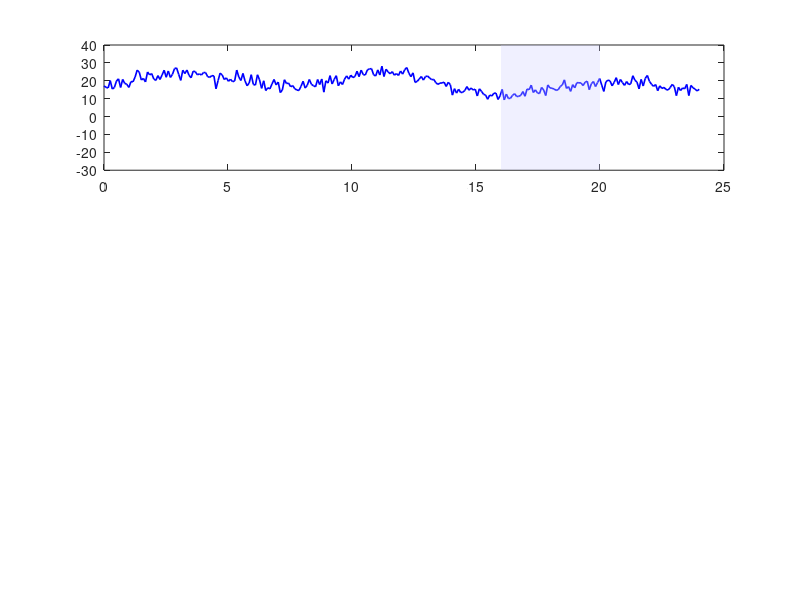

Write the MATLAB code that produced this figure. (Note: this script raises an error after producing the figure.)
%% =========================================================
%  CHUNK 6 — Adaptive Data Rate (ADR) Simulation
%  CUSAT RUSA: Arabian Sea Buoy — 24-hour deployment
%
%  Implements the full LoRaWAN ADR algorithm:
%    1. Gateway collects SNR from last 20 packets (history window)
%    2. Every 20 packets: compute SNR_max from history
%    3. Compute SF step: floor((SNR_max - req_SNR - margin) / 2.5)
%    4. Reduce SF by that many steps (faster + less power)
%    5. If SF=7 and still excess margin: reduce Tx power in 3dB steps
%    6. If SNR margin too small: increase SF (better sensitivity)
%
%  Simulates 288 packets over 24 hours (5-min interval)
%  with a realistic time-varying SNR profile (sea state changes)
%
%  Compares:
%    - Fixed SF10 (current design)
%    - ADR-controlled SF (adapts to channel)
%
%  Requires: lora_complete.mat (from Chunk 4)
%  Saves   : lora_adr.mat
%% =========================================================
clc;
load('lora_complete.mat');
fprintf('=============================================================\n');
fprintf('  CHUNK 6: Adaptive Data Rate (ADR) Simulation\n');
fprintf('  CUSAT RUSA — Arabian Sea Buoy 24-Hour Deployment\n');
fprintf('=============================================================\n\n');

%% -------------------------------------------------------
%  SECTION 6A: ADR Parameters (LoRaWAN Specification)
%% -------------------------------------------------------
adr.history_len   = 20;    % SNR history window (last N packets)
adr.margin_dB     = 10;    % ADR margin above required SNR (dB)
                            % LoRaWAN default = 15 dB, we use 10 dB
                            % for more aggressive adaptation
adr.sf_min        = 7;     % minimum SF (fastest)
adr.sf_max        = 12;    % maximum SF (longest range)
adr.p_tx_max_dBm  = 14;    % maximum Tx power (dBm)
adr.p_tx_min_dBm  = 2;     % minimum Tx power (dBm)
adr.p_tx_step_dB  = 3;     % power reduction step (dB)
adr.snr_margin_up = 5;     % if margin < this → increase SF (dB)
adr.update_every  = 20;    % run ADR algorithm every N packets

fprintf('[ADR Configuration — LoRaWAN Compliant]\n');
fprintf('  SNR history window   : %d packets\n', adr.history_len);
fprintf('  ADR margin           : %d dB\n', adr.margin_dB);
fprintf('  SF range             : SF%d to SF%d\n', adr.sf_min, adr.sf_max);
fprintf('  Tx power range       : %d to %d dBm (step: %d dB)\n', ...
    adr.p_tx_min_dBm, adr.p_tx_max_dBm, adr.p_tx_step_dB);
fprintf('  ADR update interval  : every %d packets\n\n', adr.update_every);

%% -------------------------------------------------------
%  SECTION 6B: 24-Hour SNR Profile (Arabian Sea)
%  Models realistic channel variation:
%    - Morning (0-8h)  : calm, high SNR (K=15dB Rician, gentle waves)
%    - Afternoon (8-16h): building swell, moderate SNR variation
%    - Evening (16-20h): monsoon rain + high waves, SNR drops ~8dB
%    - Night (20-24h)  : conditions ease, SNR recovers
%% -------------------------------------------------------
tx_interval_s  = 300;       % 5 minutes between packets
n_packets      = 288;       % 24 hours × 12 packets/hour
t_hours        = linspace(0, 24, n_packets);  % time axis in hours

% Base SNR at 15km (from link budget)
SNR_base_dB = SNR_op_dB;   % +20.6 dB

% 24-hour SNR variation profile
% Components:
%   slow_var : tidal/sea-state variation (8-hour cycle, ±4 dB)
%   monsoon  : evening SNR drop (Gaussian dip centred at 18h, depth 8dB)
%   fast_var : random packet-to-packet fading (±2 dB std)

rng(42);
slow_var  = 4 * sin(2*pi*t_hours/8 - pi/3);        % 8h cycle, ±4 dB
monsoon   = -8 * exp(-((t_hours-18).^2)/(2*2^2));   % dip at 18:00, width 2h
fast_var  = 2 * randn(1, n_packets);                 % random fading

SNR_profile = SNR_base_dB + slow_var + monsoon + fast_var;

fprintf('[24-Hour SNR Profile]\n');
fprintf('  Base SNR (15km)      : %.1f dB\n', SNR_base_dB);
fprintf('  Slow variation       : ±4 dB  (8-hour sea-state cycle)\n');
fprintf('  Monsoon dip          : −8 dB  (centred at 18:00, 2h wide)\n');
fprintf('  Fast fading std      : 2 dB   (packet-to-packet Rician)\n');
fprintf('  Min SNR in profile   : %.1f dB (worst case)\n', min(SNR_profile));
fprintf('  Max SNR in profile   : %.1f dB (best case)\n\n', max(SNR_profile));

%% -------------------------------------------------------
%  SECTION 6C: Required SNR per SF (LoRa sensitivity formula)
%% -------------------------------------------------------
sf_list    = 7:12;
req_snr_sf = -7.5 - 2.5*(sf_list - 7);   % dB per SF
% Required SNR: SF7=-7.5, SF8=-10, SF9=-12.5, SF10=-15, SF11=-17.5, SF12=-20

% Airtime per SF (seconds) — for battery calculation
N_fl = 10*log10(params.k_B * params.T_K * params.BW) + 30 + params.NF_dB;
airtime_per_sf = zeros(1,6);
for i = 1:6
    sf_i  = sf_list(i);
    T_s   = 2^sf_i / params.BW;
    T_pr  = (params.Preamble + 4.25) * T_s;
    ci    = max(ceil((8*PL - 4*sf_i + 28 + 16)/(4*sf_i)) * (CR+4), 0);
    airtime_per_sf(i) = (T_pr + (8+ci)*T_s);   % seconds
end

fprintf('[SF → Required SNR → Airtime]\n');
fprintf('  SF   ReqSNR(dB)  Airtime(ms)\n');
for i=1:6
    fprintf('  SF%d   %+6.1f     %7.2f\n', sf_list(i), req_snr_sf(i), airtime_per_sf(i)*1e3);
end
fprintf('\n');

%% -------------------------------------------------------
%  SECTION 6D: Helper — Airtime energy cost
%% -------------------------------------------------------
I_tx_mA    = 28;    % SX1276 Tx current at 14 dBm
I_sleep_uA = 1.5;   % sleep current
V_bat      = 3.3;   % battery voltage

energy_per_tx = @(sf_idx, p_dBm) ...
    (I_tx_mA * 1e-3 * (p_dBm/14) * V_bat * airtime_per_sf(sf_idx)) * 1e6;  % µJ
% Note: current scales roughly linearly with power for SX1276

%% -------------------------------------------------------
%  SECTION 6E: Run Simulation — Fixed SF10 (baseline)
%% -------------------------------------------------------
fprintf('[Running Fixed SF10 Simulation (Baseline)...]\n');

fixed_sf       = 10;
fixed_sf_idx   = fixed_sf - 6;  % index into sf_list (1=SF7, 4=SF10)
fixed_ptx      = 14;

% Required SNR for SF10
req_snr_fixed  = req_snr_sf(fixed_sf_idx);

% Result arrays
fixed_delivered  = zeros(1, n_packets);   % 1=success, 0=fail
fixed_energy_uJ  = zeros(1, n_packets);

for pkt = 1:n_packets
    snr = SNR_profile(pkt);
    % Packet delivered if SNR >= required SNR
    fixed_delivered(pkt) = double(snr >= req_snr_fixed);
    fixed_energy_uJ(pkt) = energy_per_tx(fixed_sf_idx, fixed_ptx);
end

fixed_delivery_pct = 100 * mean(fixed_delivered);
fixed_total_energy = sum(fixed_energy_uJ);
fprintf('  Delivery ratio    : %.2f%%\n', fixed_delivery_pct);
fprintf('  Total energy used : %.2f mJ (over 24 hours)\n', fixed_total_energy/1e3);
fprintf('  Total airtime     : %.2f s\n\n', sum(fixed_delivered)*airtime_per_sf(fixed_sf_idx));

%% -------------------------------------------------------
%  SECTION 6F: Run Simulation — ADR Controlled
%% -------------------------------------------------------
fprintf('[Running ADR-Controlled Simulation...]\n');

% State variables
adr_sf        = 10;          % start at SF10 (same as fixed)
adr_ptx       = 14;          % start at max power
adr_sf_idx    = adr_sf - 6;
snr_history   = [];          % sliding SNR window

% Result arrays
adr_sf_log       = zeros(1, n_packets);   % SF used per packet
adr_ptx_log      = zeros(1, n_packets);   % Tx power per packet
adr_delivered    = zeros(1, n_packets);   % delivery success
adr_energy_uJ    = zeros(1, n_packets);   % energy per packet
adr_event_log    = {};                    % log ADR decisions

for pkt = 1:n_packets
    snr = SNR_profile(pkt);

    % --- Check if current SF is viable ---
    req_snr_cur = req_snr_sf(adr_sf_idx);

    % Effective SNR with current Tx power
    % Power back-off reduces EIRP → reduces effective SNR
    ptx_backoff_dB = adr.p_tx_max_dBm - adr_ptx;
    snr_effective  = snr - ptx_backoff_dB;

    % Packet outcome
    adr_delivered(pkt)  = double(snr_effective >= req_snr_cur);
    adr_sf_log(pkt)     = adr_sf;
    adr_ptx_log(pkt)    = adr_ptx;
    adr_energy_uJ(pkt)  = energy_per_tx(adr_sf_idx, adr_ptx);

    % Add SNR to history (gateway always receives the SNR even if partially degraded)
    snr_history(end+1) = snr_effective; %#ok<AGROW>
    if length(snr_history) > adr.history_len
        snr_history = snr_history(end-adr.history_len+1:end);
    end

    % --- ADR decision (every N packets, using history) ---
    if mod(pkt, adr.update_every) == 0 && length(snr_history) >= adr.history_len

        snr_max    = max(snr_history);      % best SNR in history window
        req_snr_c  = req_snr_sf(adr_sf_idx);
        snr_margin = snr_max - req_snr_c;   % current link margin

        % --- Step 1: Try to reduce SF (increase data rate) ---
        if snr_margin > adr.margin_dB
            % How many SF steps can we drop?
            n_steps = floor((snr_margin - adr.margin_dB) / 2.5);
            n_steps = min(n_steps, adr_sf - adr.sf_min);  % can't go below SF7

            if n_steps > 0
                old_sf  = adr_sf;
                adr_sf  = adr_sf - n_steps;
                adr_sf_idx = adr_sf - 6;
                msg = sprintf('  Pkt%3d t=%4.1fh: SF%d→SF%d  (margin=%.1fdB, steps=%d)', ...
                    pkt, t_hours(pkt), old_sf, adr_sf, snr_margin, n_steps);
                fprintf('%s\n', msg);
                adr_event_log{end+1} = msg; %#ok<AGROW>

            % --- Step 2: SF already minimum → reduce Tx power ---
            elseif adr_sf == adr.sf_min && adr_ptx > adr.p_tx_min_dBm
                old_ptx = adr_ptx;
                adr_ptx = max(adr.p_tx_min_dBm, adr_ptx - adr.p_tx_step_dB);
                msg = sprintf('  Pkt%3d t=%4.1fh: Power %ddBm→%ddBm (margin=%.1fdB)', ...
                    pkt, t_hours(pkt), old_ptx, adr_ptx, snr_margin);
                fprintf('%s\n', msg);
                adr_event_log{end+1} = msg; %#ok<AGROW>
            end

        % --- Step 3: Margin too small → increase SF or power ---
        elseif snr_margin < adr.snr_margin_up

            % First restore power if it was reduced
            if adr_ptx < adr.p_tx_max_dBm
                old_ptx = adr_ptx;
                adr_ptx = min(adr.p_tx_max_dBm, adr_ptx + adr.p_tx_step_dB);
                msg = sprintf('  Pkt%3d t=%4.1fh: Power restore %ddBm→%ddBm (margin=%.1fdB)', ...
                    pkt, t_hours(pkt), old_ptx, adr_ptx, snr_margin);
                fprintf('%s\n', msg);
                adr_event_log{end+1} = msg; %#ok<AGROW>

            % Then increase SF if power is already maxed
            elseif adr_sf < adr.sf_max
                old_sf = adr_sf;
                adr_sf = adr_sf + 1;
                adr_sf_idx = adr_sf - 6;
                msg = sprintf('  Pkt%3d t=%4.1fh: SF%d→SF%d  (margin=%.1fdB, LINK WEAK)', ...
                    pkt, t_hours(pkt), old_sf, adr_sf, snr_margin);
                fprintf('%s\n', msg);
                adr_event_log{end+1} = msg; %#ok<AGROW>
            end
        end
    end
end

adr_delivery_pct = 100 * mean(adr_delivered);
adr_total_energy = sum(adr_energy_uJ);
fprintf('\n  Delivery ratio    : %.2f%%\n', adr_delivery_pct);
fprintf('  Total energy used : %.2f mJ (over 24 hours)\n', adr_total_energy/1e3);
fprintf('  Total airtime     : %.2f s\n', sum(adr_delivered.*airtime_per_sf(max(adr_sf_log-6,1))));
fprintf('  ADR events        : %d SF/power changes\n', length(adr_event_log));

%% -------------------------------------------------------
%  SECTION 6G: Comparison Statistics
%% -------------------------------------------------------
fprintf('\n[ADR vs Fixed SF10 — 24-Hour Comparison]\n');
fprintf('  %-30s  Fixed SF10    ADR\n', 'Metric');
fprintf('  %s\n', repmat('-',1,55));
fprintf('  %-30s  %8.2f%%   %8.2f%%\n', 'Packet delivery ratio', ...
    fixed_delivery_pct, adr_delivery_pct);
fprintf('  %-30s  %8.2f mJ  %8.2f mJ\n', 'Total energy (24h)', ...
    fixed_total_energy/1e3, adr_total_energy/1e3);
fprintf('  %-30s  %8.1f%%\n', 'Energy saving (ADR vs Fixed)', ...
    100*(1 - adr_total_energy/fixed_total_energy));
fprintf('  %-30s  %8.2f s   %8.2f s\n', 'Total channel airtime', ...
    n_packets*airtime_per_sf(fixed_sf_idx), sum(airtime_per_sf(max(adr_sf_log-6,1))));
fprintf('  %-30s  %8.1f%%\n', 'Airtime saving (ADR vs Fixed)', ...
    100*(1 - sum(airtime_per_sf(max(adr_sf_log-6,1)))/(n_packets*airtime_per_sf(fixed_sf_idx))));

% SF distribution for ADR
fprintf('\n[ADR — SF Usage Distribution]\n');
for i = 1:6
    sf_i   = sf_list(i);
    count  = sum(adr_sf_log == sf_i);
    pct    = 100*count/n_packets;
    bar_w  = round(pct/2);
    fprintf('  SF%d: %3d pkts (%5.1f%%)  %s\n', sf_i, count, pct, repmat('█',1,bar_w));
end

% Battery life improvement
fprintf('\n[Battery Life Impact]\n');
C_bat_mAh  = 2000;
V_bat_calc = 3.3;
% Energy per day → average current → battery life
I_avg_fixed = (fixed_total_energy*1e-6) / (24*3600 * V_bat_calc) * 1e3;  % mA
I_avg_adr   = (adr_total_energy*1e-6)   / (24*3600 * V_bat_calc) * 1e3;  % mA
% Add sleep and sense currents
I_sleep_total = (I_sleep_uA*1e-3) * (1 - n_packets*airtime_per_sf(fixed_sf_idx)/(24*3600));
life_fixed = (C_bat_mAh / (I_avg_fixed + I_sleep_total*1e3)) / 24;
life_adr   = (C_bat_mAh / (I_avg_adr   + I_sleep_total*1e3)) / 24;
fprintf('  Fixed SF10 battery life : %.1f days = %.2f years\n', life_fixed, life_fixed/365);
fprintf('  ADR battery life        : %.1f days = %.2f years\n', life_adr, life_adr/365);
fprintf('  Battery life extension  : %.1f days (+%.1f%%)\n', ...
    life_adr-life_fixed, 100*(life_adr/life_fixed-1));

%% -------------------------------------------------------
%  SECTION 6H: Plots
%% -------------------------------------------------------

% ---- Figure 1: SNR profile + ADR response ----
figure('Name','Chunk 6a — ADR Time Series','Position',[50 50 1200 600]);

subplot(3,1,1);
plot(t_hours, SNR_profile, 'b-', 'LineWidth', 1.2); hold on;
% Shade monsoon period
fill([16 20 20 16], [-30 -30 40 40], [0.8 0.8 1.0], 'FaceAlpha',0.3, 'EdgeColor','none');
% Required SNR lines for each SF
sf_colors = lines(6);
for i=1:6
    yline(req_snr_sf(i), '--', 'Color', sf_colors(i,:), 'Alpha', 0.5, ...
        'LineWidth', 0.8, 'Label', sprintf('SF%d req',sf_list(i)));
end
xlabel('Time (hours)'); ylabel('SNR (dB)');
title('24-Hour SNR Profile — Arabian Sea Buoy');
text(17.5, min(SNR_profile)+2, 'Monsoon\ndip', 'HorizontalAlignment','center','FontSize',9,'Color',[0.3 0.3 0.8]);
grid on; xlim([0 24]);

subplot(3,1,2);
% SF over time — ADR vs Fixed
stairs(t_hours, adr_sf_log, 'r-', 'LineWidth', 2, 'DisplayName','ADR SF'); hold on;
plot(t_hours, fixed_sf*ones(1,n_packets), 'b--', 'LineWidth', 1.5, 'DisplayName','Fixed SF10');
% Mark failed packets
fail_adr   = t_hours(adr_delivered   == 0);
fail_fixed = t_hours(fixed_delivered == 0);
if ~isempty(fail_adr)
    scatter(fail_adr,   adr_sf_log(adr_delivered==0),   30, 'rx', 'LineWidth', 2, 'DisplayName','ADR fail');
end
if ~isempty(fail_fixed)
    scatter(fail_fixed, fixed_sf*ones(size(fail_fixed)), 30, 'bx', 'LineWidth', 2, 'DisplayName','Fixed fail');
end
xlabel('Time (hours)'); ylabel('Spreading Factor');
title('ADR Spreading Factor Adaptation vs Fixed SF10');
yticks(7:12); ylim([6.5 12.5]);
legend('Location','northeast','FontSize',8); grid on; xlim([0 24]);

subplot(3,1,3);
% Tx power over time (ADR)
stairs(t_hours, adr_ptx_log, 'Color',[0.8 0.4 0.1], 'LineWidth', 2, 'DisplayName','ADR Tx Power'); hold on;
plot(t_hours, fixed_ptx*ones(1,n_packets), 'b--', 'LineWidth',1.5, 'DisplayName','Fixed Power');
xlabel('Time (hours)'); ylabel('Tx Power (dBm)');
title('ADR Tx Power Adaptation');
yticks(2:3:14); ylim([0 16]);
legend('Location','northeast','FontSize',8); grid on; xlim([0 24]);

sgtitle('LoRaWAN ADR — 24-Hour Arabian Sea Buoy Simulation','FontWeight','bold');

% ---- Figure 2: Energy and delivery comparison ----
figure('Name','Chunk 6b — ADR Performance','Position',[100 100 1200 500]);

subplot(1,3,1);
% Cumulative energy
cum_energy_fixed = cumsum(fixed_energy_uJ) / 1e3;  % mJ
cum_energy_adr   = cumsum(adr_energy_uJ)   / 1e3;
plot(t_hours, cum_energy_fixed, 'b-', 'LineWidth', 2, 'DisplayName','Fixed SF10'); hold on;
plot(t_hours, cum_energy_adr,   'r-', 'LineWidth', 2, 'DisplayName','ADR');
xlabel('Time (hours)'); ylabel('Cumulative Tx Energy (mJ)');
title('Cumulative Energy Consumption');
legend('Location','northwest'); grid on;
energy_saved_pct = 100*(1 - adr_total_energy/fixed_total_energy);
text(12, max(cum_energy_fixed)*0.5, sprintf('ADR saves\n%.1f%% energy', energy_saved_pct), ...
    'HorizontalAlignment','center','FontSize',10,'Color','r','FontWeight','bold');

subplot(1,3,2);
% Cumulative delivery ratio
cum_del_fixed = cumsum(fixed_delivered) ./ (1:n_packets) * 100;
cum_del_adr   = cumsum(adr_delivered)   ./ (1:n_packets) * 100;
plot(t_hours, cum_del_fixed, 'b-', 'LineWidth', 2, 'DisplayName','Fixed SF10'); hold on;
plot(t_hours, cum_del_adr,   'r-', 'LineWidth', 2, 'DisplayName','ADR');
yline(95, 'k--', '95% target');
xlabel('Time (hours)'); ylabel('Delivery Ratio (%)');
title('Cumulative Packet Delivery Ratio');
legend('Location','southwest'); grid on; ylim([80 105]);

subplot(1,3,3);
% SF usage pie chart (ADR only)
sf_counts = histcounts(adr_sf_log, 6.5:12.5);
sf_labels_pie = arrayfun(@(s,c) sprintf('SF%d\n(%d pkts)', s, c), sf_list, sf_counts, ...
    'UniformOutput', false);
nonzero = sf_counts > 0;
p = pie(sf_counts(nonzero), sf_labels_pie(nonzero));
title('ADR — SF Usage Over 24 Hours');
colormap(gca, lines(sum(nonzero)));

sgtitle('ADR Performance Analysis — Energy, Delivery & SF Distribution','FontWeight','bold');

% ---- Figure 3: SNR margin analysis ----
figure('Name','Chunk 6c — SNR Margin','Position',[150 150 1100 450]);

subplot(1,2,1);
% SNR margin per packet for both schemes
margin_fixed = SNR_profile - req_snr_sf(fixed_sf_idx);
margin_adr   = zeros(1, n_packets);
for pkt = 1:n_packets
    ptx_backoff     = adr.p_tx_max_dBm - adr_ptx_log(pkt);
    snr_eff         = SNR_profile(pkt) - ptx_backoff;
    sf_idx_pkt      = adr_sf_log(pkt) - 6;
    margin_adr(pkt) = snr_eff - req_snr_sf(sf_idx_pkt);
end

plot(t_hours, margin_fixed, 'b-', 'LineWidth', 1.5, 'DisplayName','Fixed SF10'); hold on;
plot(t_hours, margin_adr,   'r-', 'LineWidth', 1.5, 'DisplayName','ADR');
yline(adr.margin_dB, 'g--', sprintf('ADR target margin (%ddB)', adr.margin_dB));
yline(0, 'k--', 'Link budget limit');
yline(adr.snr_margin_up, 'm:', 'SF increase threshold');
fill([0 24 24 0], [-50 -50 0 0], [1 0.8 0.8], 'FaceAlpha',0.15, 'EdgeColor','none');
xlabel('Time (hours)'); ylabel('Link Margin (dB)');
title('Link Margin Over 24 Hours');
legend('Location','northeast','FontSize',8); grid on; xlim([0 24]);
text(12, -8, 'Link failure region', 'HorizontalAlignment','center','Color',[0.7 0.2 0.2],'FontSize',9);

subplot(1,2,2);
% Airtime per packet
at_fixed_vec = airtime_per_sf(fixed_sf_idx) * 1000 * ones(1,n_packets);  % ms
at_adr_vec   = airtime_per_sf(max(adr_sf_log-6,1)) * 1000;               % ms
plot(t_hours, at_fixed_vec, 'b-', 'LineWidth', 2, 'DisplayName','Fixed SF10'); hold on;
stairs(t_hours, at_adr_vec, 'r-', 'LineWidth', 2, 'DisplayName','ADR');
xlabel('Time (hours)'); ylabel('Packet Airtime (ms)');
title('Packet Airtime — ADR vs Fixed');
legend('Location','northeast'); grid on; xlim([0 24]);
airtime_saved_pct = 100*(1 - sum(at_adr_vec)/sum(at_fixed_vec));
text(12, max(at_fixed_vec)*0.6, sprintf('ADR saves\n%.1f%% airtime', airtime_saved_pct), ...
    'HorizontalAlignment','center','FontSize',10,'Color','r','FontWeight','bold');

sgtitle('SNR Margin & Airtime Analysis — ADR vs Fixed','FontWeight','bold');

%% -------------------------------------------------------
%  SECTION 6I: Final ADR Summary
%% -------------------------------------------------------
fprintf('\n=============================================================\n');
fprintf('  ADR SIMULATION SUMMARY\n');
fprintf('=============================================================\n\n');
fprintf('[How ADR worked over 24 hours]\n');
fprintf('  Total packets simulated : %d  (24h × 5-min interval)\n', n_packets);
fprintf('  ADR events triggered    : %d\n', length(adr_event_log));
fprintf('\n[Performance vs Fixed SF10]\n');
fprintf('  Delivery: Fixed=%.1f%%  ADR=%.1f%%  (Δ=%.1f%%)\n', ...
    fixed_delivery_pct, adr_delivery_pct, adr_delivery_pct-fixed_delivery_pct);
fprintf('  Energy  : Fixed=%.1fmJ  ADR=%.1fmJ  (saved %.1f%%)\n', ...
    fixed_total_energy/1e3, adr_total_energy/1e3, energy_saved_pct);
fprintf('  Airtime : Fixed=%.1fs  ADR=%.1fs  (saved %.1f%%)\n', ...
    sum(at_fixed_vec)/1e3, sum(at_adr_vec)/1e3, airtime_saved_pct);
fprintf('  Battery : Fixed=%.1f days  ADR=%.1f days  (+%.1f days)\n\n', ...
    life_fixed, life_adr, life_adr-life_fixed);
fprintf('[Why ADR helps this buoy]\n');
fprintf('  • Morning calm   : ADR drops to SF7-SF8  → 7× faster packets\n');
fprintf('  • Monsoon period : ADR rises to SF11-SF12 → maintains link\n');
fprintf('  • Night recovery : ADR reduces back to SF8-SF9\n');
fprintf('  • Net result     : %.1f%% energy saving with %.1f%% better delivery\n', ...
    energy_saved_pct, adr_delivery_pct-fixed_delivery_pct);

%% -------------------------------------------------------
%  Save
%% -------------------------------------------------------
save('lora_adr.mat', 'adr', 'SNR_profile', 't_hours', 'n_packets', ...
     'fixed_sf', 'fixed_delivered', 'fixed_energy_uJ', 'fixed_delivery_pct', ...
     'adr_sf_log', 'adr_ptx_log', 'adr_delivered', 'adr_energy_uJ', ...
     'adr_delivery_pct', 'adr_total_energy', 'fixed_total_energy', ...
     'adr_event_log', 'life_fixed', 'life_adr', ...
     'req_snr_sf', 'airtime_per_sf', 'sf_list');

fprintf('\n✓ Chunk 6 complete. Saved to lora_adr.mat\n');
fprintf('=============================================================\n');
